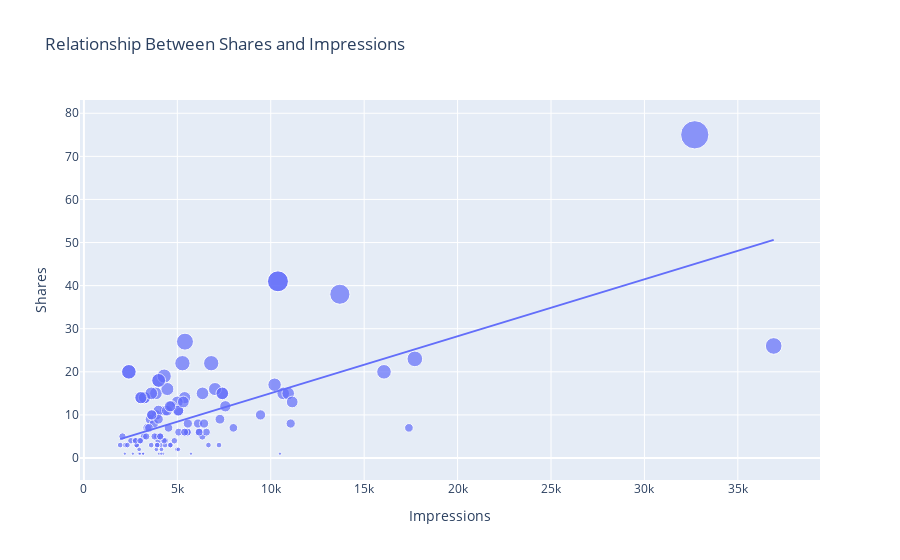

Source (notebook cell):
### Code cell
figure = px.scatter(data_frame=df,x="Impressions",y="Shares",size="Shares",trendline="ols",
                    title="Relationship Between Shares and Impressions"
                    )
figure.show()
